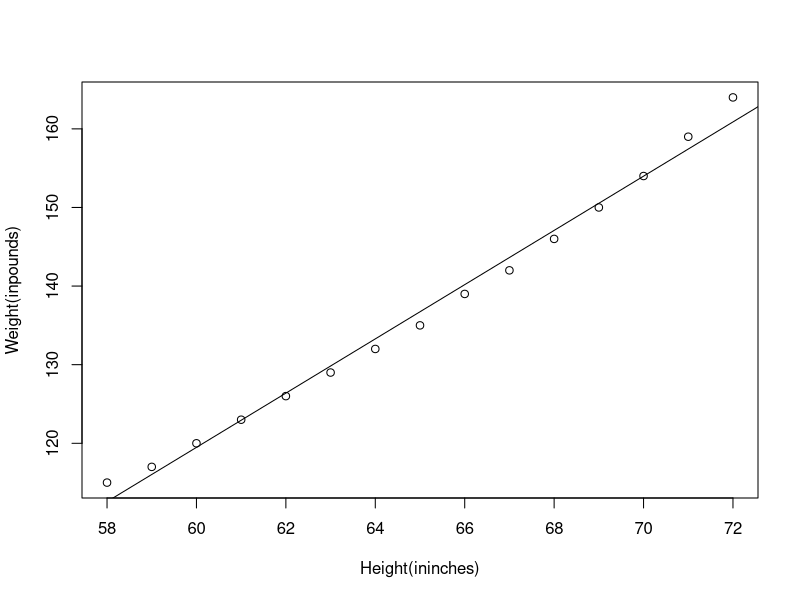
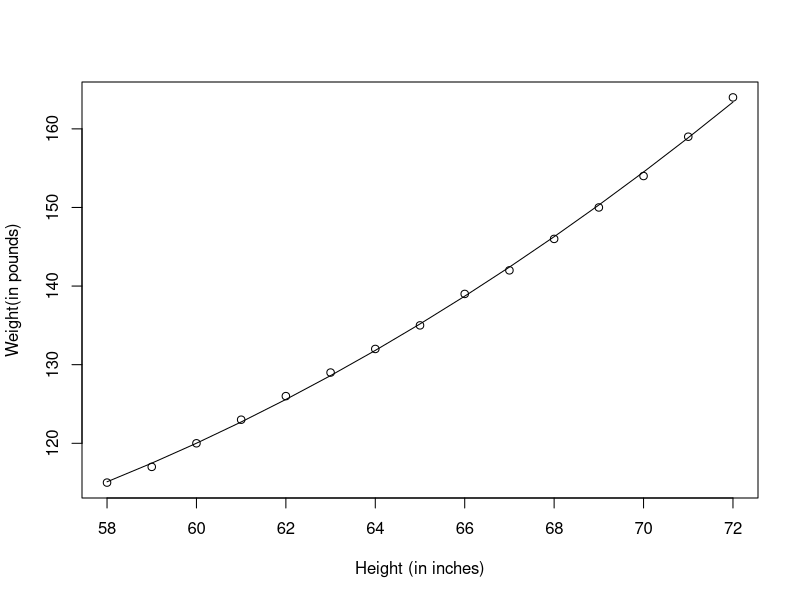
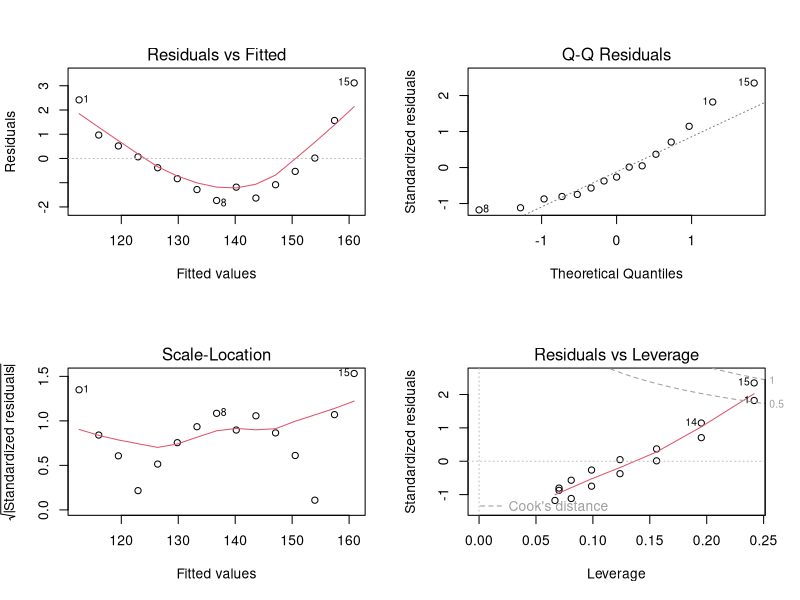
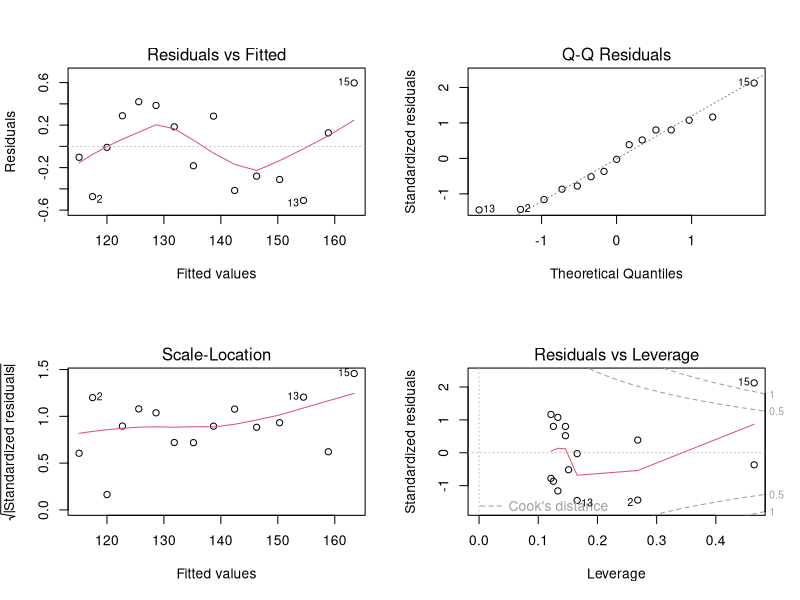
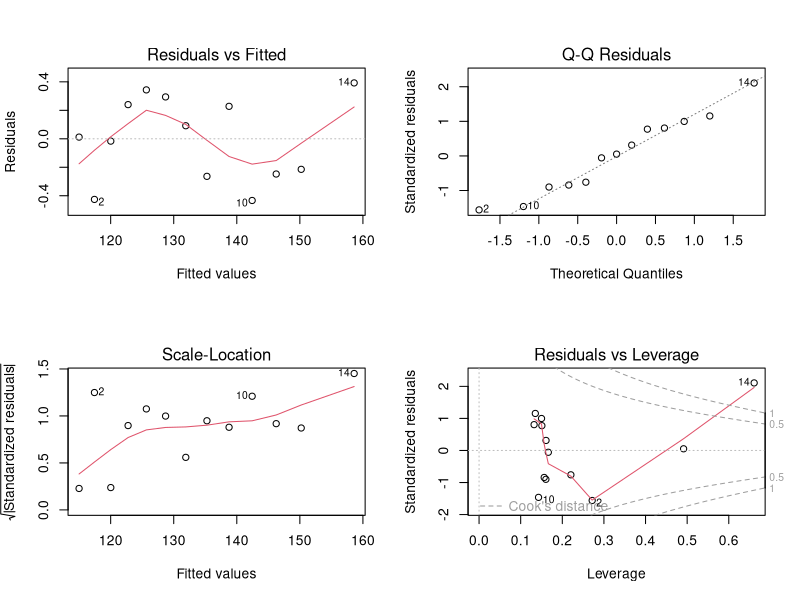
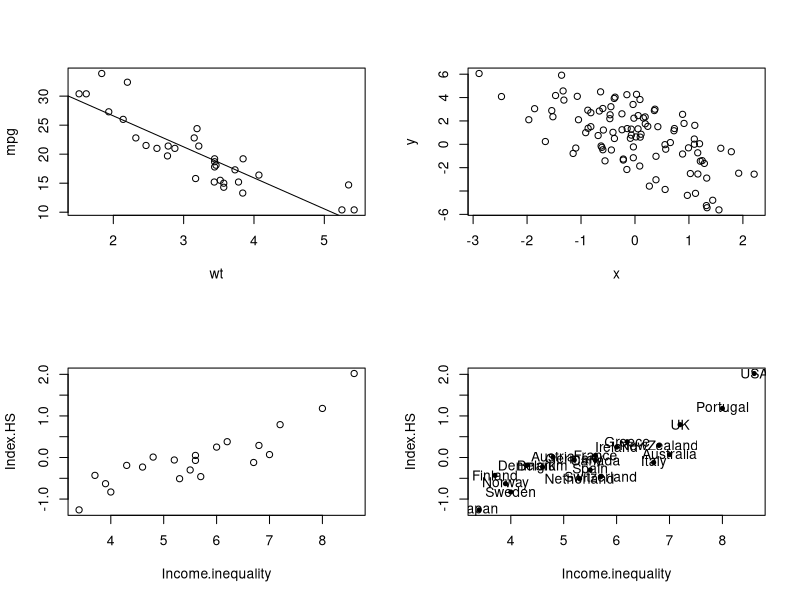
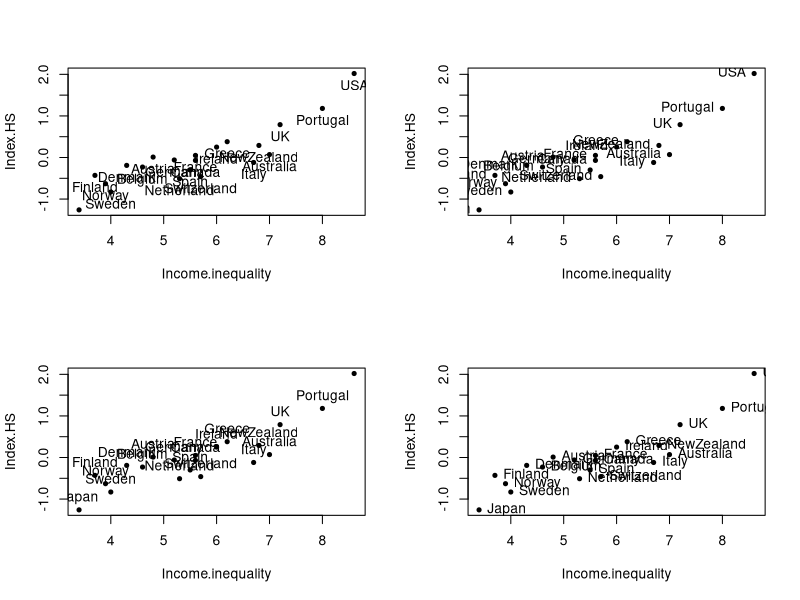
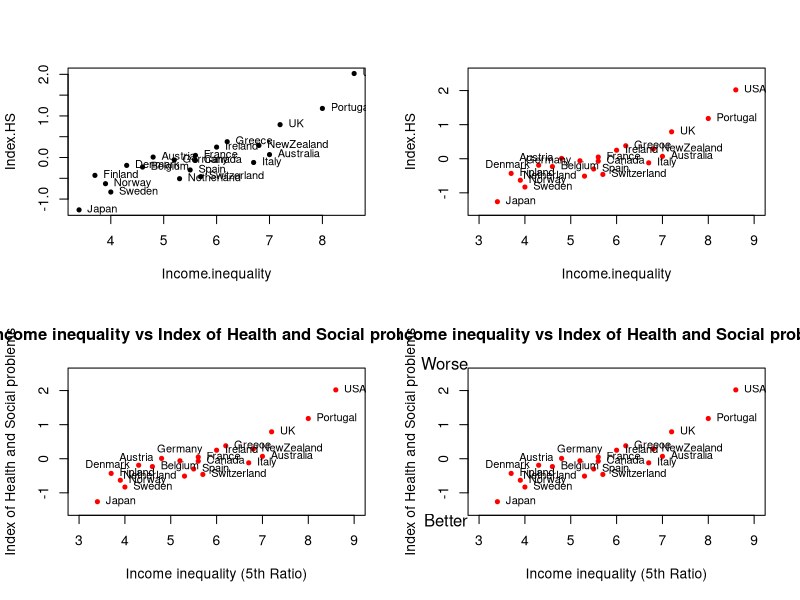

Recreate these plots in R, in order.
## ---- chunk 1
#Fitting regression models with lm()
#Simple linear regression

data("women")
fit<-lm(weight~height, data=women)
summary(fit)
## ---- chunk 2
 women$weight
## ---- chunk 3
 fitted(fit)
## ---- chunk 4
residuals(fit)
## ---- chunk 5
plot(women$height,women$weight,xlab="Height(ininches)",ylab="Weight(inpounds)")
abline(fit)
## ---- chunk 6
fit2<- lm(weight~height+I(height^2), data=women)
 summary(fit2)
## ---- chunk 7
plot(women$height,women$weight,xlab="Height (in inches)",ylab="Weight(in pounds)")
 lines(women$height,fitted(fit2))
## ---- chunk 8
# Multiple linear regression
# ~~~~~~~~~~~~~~~~~~~~~~~~~~
# When we have more than one predictor variable, simple linear regression becomes
# multiple linear regression, and the analysis grows more involved.
# HW:Find a dataset of whichyou canfit multiple linear regression and interpret
# your results
 
# Regression diagnostics
# ~~~~~~~~~~~~~~~~~~~~~~
# In this section you want to know if the model you have applied is appropriate. The
# most common approach is to apply the plot() function to the object returned by the
# lm(). This produces four graphs that are useful for evaluating the model fit.
## ---- chunk 9
fit<- lm(weight~height,data=women)
par(mfrow=c(2,2))
plot(fit)
## ---- chunk 10
# Normality: 

# The residual plot should be normally distributed with mean 0. The
# normal QQplot(upper right) is probability plot of the standardized residuals
# against the value that would be expected under normality. If you have met the the
# normality assumption, the points on this graph should fall on the straight 45 degree
# line. Because they don’t, you have clearly violated the normality assumption

# Independence:

# Judge based on how data were collected

# Linearity: 

#If the dependent variable is linear related to the independent variables.
# there should be no systematic relationship between the residuals and the predicted
# (That is fitted) values. In the residuals vs. fitted graph (upper left), you see clear
# evidence of a curved relationship, which suggests that you may want to add a
# quadratic term to the regression.
# The other graph helps to identify outliers, high laverage points, influential
# observations

# Homoscedasticity: 

# If you have met the constant variance assumption, the point in
# the scale-location graph(bottom left) should be a random band around a horizontal
# line. you seem to meet this assumption.
## ---- chunk 11
fit2<- lm(weight~height+I(height^2), data=women)
par(mfrow=c(2,2))
plot(fit2)
## ---- chunk 12
newfit<-lm(weight~height+I(height^2),data=women[-c(13,15),])
par(mfrow=c(2,2))
plot(newfit)
## ---- chunk 13
# Outliers
# ~~~~~~~~
# The car package also provides a statistical test outliers. the function is
# “outlierTest()”
# Corrective measures
# Whatdoyoudoifyouidentify problems?

#They are four approachesto dealing with violations of regression assumptions:
# 1. ~Deleting observations ( influentials observation like outliers)
# 2. ~Transforming variables ( transform response like y^(r))
# 3. ~Adding or deleting variables ( sometimes to deal with multicolinearity)
# 4. ~Using another regression approach (Like robust regression, etc…)
 
# Selecting the best regression model
# Shoud you include all variables under study? should you add polynomial or
# interactions terms to improve the fit? you make a decision based on predictive
# accuracy and simple and replicable model.

# Home Work:Read about variable selection methods
# Exploration of mtcars data

## ---- chunk 14
plot(mpg~wt,data=mtcars)
 model<- lm(mpg~wt, data=mtcars)
 #plot(model)
 abline(model)
## ---- chunk 15
summary(model)
## ---- chunk 16
# The results show three blocks Block: 

# 1:How the model was built Block 
# 2:Five number summary of residuals Block 
# 3:Coefficients and estimates

# These are beta coefficients that minimize the RSS b0=37.285 and b1=-5.345
# y=37.285+(-5.345)x
# interpretation of b: for every unit of independent variable, the dependent variable
# goes down (Because its negative) 5.345 which are miles per gallon).
# Multiple R-squared is like MSE, measure how good of a fit the model is. R^2 of 1
# indicates a perfect fit with no residual error, 0 indicate the worst possible fit.

## ---- chunk 17
predict(model,newdata=data.frame(wt=6))
## ---- chunk 18
# Simulation in R
# Simulation is an important (and big) topic for both statistics and for a variety of
# other areas where there is a need to introduce randomness. Sometimes you want to
# implement a statistical procedure that requires random number generation or
# sample (i.e. Markov chain Monte Carlo, the bootstrap, random forests, bagging) and
# sometimes you want to simulate a system and random number generators can be
# used to model random inputs
# Generation of random numbers
# We can simulate from probability distribution
# dnorm(x, mean= 0, sd=1,log = FALSE)
# pnorm(q, mean =0, sd =1,lower.tail = TRUE, log.p = FALSE)
# qnorm(p, mean =0, sd =1,lower.tail = TRUE, log.p = FALSE)
# This gives a normal probability plot, The points in this plot will lie approximately on
# a straight line if the distribution is normal.
# rnorm(n, mean =0, sd= 1)orrnorm() This generate random number from standard
# normal distribution.

## ---- chunk 19
x <- rnorm(10)
pnorm(2)
## ---- chunk 20
x <- rnorm(10, 20, 2)
## ---- chunk 21
# Setting the random number seed
# When simulating any random numbers it is essential to set the random number seed.
# Setting the random number seed with set.seed() ensures reproducibility of the
# sequence of random numbers.
## ---- chunk 22
set.seed(1)
 rnorm(5)
## ---- chunk 23
 rnorm(5)
## ---- chunk 24
 set.seed(1)
## ---- chunk 25
## Always set your seed!
 set.seed(20)
 ## Simulate predictor variable
 x <- rnorm(100)
 ## Simulate the error term
 e <- rnorm(100, 0, 2)
 ## Compute the outcome via the model
 y <- 0.5- 2 * x + e
 plot(x, y)
## ---- chunk 26
set.seed(1)
 sample(1:10, 4)
## ---- chunk 27
sample(1:10,4)
##Doesn'thavetobenumbers
 sample(letters,5)
 ##Doarandompermutation
 sample(1:10)
 sample(1:10)
 ##Samplew/replacement
 sample(1:10,replace=TRUE)
## ---- chunk 28
country<-c("Australia","Austria","Belgium","Canada",
 "Denmark","Finland","France","Germany",
 "Greece","Ireland","Italy","Japan","Netherland",
 "NewZealand","Norway","Portugal","Spain","Sweden",
 "Switzerland","UK","USA")
 Income.inequality<-c(7.0,4.8,4.6,5.6,4.3,3.7,5.6,5.2,6.2,6.0,6.7,3.4,5.3,6.8,3.9,8.0,5.5,4.0,5.7,7.2,8.6)
 Index.HS<-c(0.07,0.01,-0.23,-0.07,-0.19,-0.43,0.05,-0.06,0.38,0.25,-0.12,-1.26,-0.51,0.29,-0.63
 ,1.18,-0.30,-0.83,-0.46,0.79,2.02)
 GDP_WB<-c(45926,47682,43435,45066,45537,30676,39328,46401,26851,49393,35463,36319,48253,37679,65615
 ,28760,33629,45297,59540,40233,54630)
 data.21<-data.frame(country,Income.inequality,Index.HS,GDP_WB)
 plot(data.21[c("Income.inequality","Index.HS")])
## ---- chunk 29
Index_inequality.df<-data.21[c("Income.inequality","Index.HS")]
 str(Index_inequality.df)
## ---- chunk 30
 (country<-data.21[,"country"])
## ---- chunk 31
 (country.2<-data.21["country"])
## ---- chunk 32
str(country)
 str(country.2)
## ---- chunk 33
plot(Index_inequality.df,pch=20)
 text(Index_inequality.df,labels=country)
## ---- chunk 34
plot(Index_inequality.df,pch=20)
 text(Index_inequality.df,labels=country,pos=1)
## ---- chunk 35
plot(Index_inequality.df,pch=20)
 text(Index_inequality.df,labels=country,pos=2)
## ---- chunk 36
plot(Index_inequality.df,pch=20)
 text(Index_inequality.df,labels=country,pos=3)
## ---- chunk 37
plot(Index_inequality.df,pch=20)
 text(Index_inequality.df,labels=country,pos=4)
## ---- chunk 38
plot(Index_inequality.df,pch=20)
 text(Index_inequality.df,labels=country,pos=4,cex=0.8)
## ---- chunk 39
which(country %in% c("Austria","Denmark","Germany","Netherland"))
text.left<-which(country %in% c("Austria","Denmark","Germany","Netherland"))
text.left
text.right<-setdiff(1:nrow(data.21),text.left)
text.right
 pos.text<-ifelse(1:nrow(data.21)%in% text.left,2,4)
 plot(Index_inequality.df,pch=20,col="red",xlim=c(3,9),ylim=c(-1.5,2.5))
 text(Index_inequality.df,labels=country,pos=pos.text,cex=0.8)
## ---- chunk 40
which(country %in% "Germany")
 text.up<-which(country %in% "Germany")
 text.up
 text.left<-setdiff(1:nrow(data.21),c(text.right,text.up))
 text.left
 pos.text<-ifelse(1:nrow(data.21) %in% text.up,3,ifelse(1:nrow(data.21)%in% text.left,2,4))
 plot(Index_inequality.df,pch=20,col="red",xlim=c(3,9),ylim=c(-1.5,2.5),
 ann=FALSE)
 text(Index_inequality.df,labels = country,pos=pos.text,cex=0.8)
 main.title<-"Income inequality vs Index of Health and Social problems"
 x.lab<-"Income inequality (5th Ratio)"
 y.lab<-"Index of Health and Social problems"
 title(main=main.title,xlab=x.lab,ylab=y.lab)
## ---- chunk 41
plot(Index_inequality.df,pch=20,col="red",xlim=c(3,9),ylim=c(-1.5,2.5),
 ann=FALSE)
 text(Index_inequality.df,labels = country,pos=pos.text,cex=0.8)
 main.title<-"Income inequality vs Index of Health and Social problems"
 x.lab<-"Income inequality (5th Ratio)"
 y.lab<-"Index of Health and Social problems"
 title(main=main.title,xlab=x.lab,ylab=y.lab)
 mtext(c("Better","Worse"),side=2,at=c(-1.8,2.8),las=1)
## ---- chunk 42
plot(Index_inequality.df,pch=20,col="red",xlim=c(3,9),ylim=c(-1.5,2.5),
 ann=FALSE)
 text(Index_inequality.df,labels = country,pos=pos.text,cex=0.8)
 main.title<-"Income inequality vs Index of Health and Social problems"
 x.lab<-"Income inequality (5th Ratio)"
 y.lab<-"Index of Health and Social problems"
 title(main=main.title,xlab=x.lab,ylab=y.lab)
 mtext(c("Better","Worse"),side=2,at=c(-1.8,2.8),las=1)
 text(x=5,y=1.5,labels=paste("r=",round(cor(Index_inequality.df[1],Index_inequality.df[2]),digits=2)))
## ---- chunk 43
plot(Index_inequality.df,pch=20,col="red",xlim=c(3,9),ylim=c(-1.5,2.5),
 ann=FALSE)
 text(Index_inequality.df,labels = country,pos=pos.text,cex=0.8)
 main.title<-"Income inequality vs Index of Health and Social problems"
 x.lab<-"Income inequality (5th Ratio)"
 y.lab<-"Index of Health and Social problems"
 title(main=main.title,xlab=x.lab,ylab=y.lab)
 mtext(c("Better","Worse"),side=2,at=c(-1.8,2.8),las=1)
 text(x=5,y=1.5,labels=paste("r=",round(cor(Index_inequality.df[1],Index_inequality.df[2]),digits=2)))
 lm.ineq<-lm(Index.HS~Income.inequality,data=Index_inequality.df)
 abline(lm.ineq$coef,col="blue")
## ---- chunk 44
rm(list=ls(all=TRUE))
 ###set.seed(1002)
 n <-30 ## number of observations
 M <- 1 ## number of pathways
 p<-5
 z <- matrix(runif(n * p, 0, 1), nrow=n, ncol=p)
 x <- 3*cos(z[, 1]) + 2*rnorm(n)
 x<-as.matrix(x)
 beta.true <- rep(1,ncol(x))
 ## pathway-response function
 hfun1 <- function(zvec) (10*cos(zvec[1])- 15*(zvec[2])^2+10*exp(-zvec
 [3])*zvec[4]-8*sin(zvec[5])*cos(zvec[3])+20*(zvec[1]*zvec[5]))
 h1 <- apply(z, 1, hfun1) ## only depends on z1,z2,z3,z4,z5
 eps <- rnorm(n)
 y <-x * beta.true + h1+ eps
